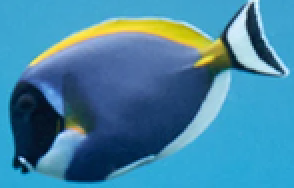
#> input picture features-matching/imgs/fish-pattern.png, 147 x 94 px, shrunk from 294 x 189 before the run (shown 2 times larger)
$ python demo.py
#> lines starting #> are read from the running program, lines starting #| are printed output that depends on the picture; after the words box and inside, x2 and y2 are one past the last pixel; in counts of white or black regions, pixels touching at a corner belong together

import cv2 as cv

IMG = "imgs/fish-pattern.png"
IMG2 = "imgs/flock-of-fish.webp"

def detect_features(img, use_feature="sift"):
    img_gray = cv.cvtColor(img, cv.COLOR_BGR2GRAY)

    feature_detector = None
    if (use_feature == "sift"):
        feature_detector = cv.SIFT.create()
    if (use_feature == "fast"):
        feature_detector = cv.FastFeatureDetector.create()
    if (use_feature == "orb"):
        feature_detector = cv.ORB.create()

    kp = feature_detector.detect(img_gray)
    cv.drawKeypoints(img, kp, img)
    return img

def match_features(img1, img2, use_match_feature="sift"):
    feature_detector = None
    matcher = None

    img1_gray = cv.cvtColor(img1, cv.COLOR_BGR2GRAY)
    img2_gray = cv.cvtColor(img2, cv.COLOR_BGR2GRAY)

    if (use_match_feature == "sift"):
        feature_detector = cv.SIFT.create()
        matcher = cv.BFMatcher()
    if (use_match_feature == "orb"):
        feature_detector = cv.ORB.create()
        matcher = cv.BFMatcher(cv.NORM_HAMMING, crossCheck=True)

    kp1, descriptor1 = feature_detector.detectAndCompute(img1_gray, None)
    kp2, descriptor2 = feature_detector.detectAndCompute(img2_gray, None)

    match_res = None
    if (use_match_feature == "sift"):
        matches = matcher.knnMatch(descriptor1, descriptor2, k=2)
        good_matches = []
        for m, n in matches:
            if m.distance < 0.7 * n.distance:
                good_matches.append([m])
        match_res = cv.drawMatchesKnn(img1, kp1, img2, kp2, good_matches, None, flags=cv.DrawMatchesFlags_NOT_DRAW_SINGLE_POINTS)

    if (use_match_feature == "orb"):
        matches = matcher.match(descriptor1, descriptor2)
        matches = sorted(matches, key = lambda x:x.distance)
        match_res = cv.drawMatches(img1, kp1, img2, kp2, matches, None,flags=cv.DrawMatchesFlags_NOT_DRAW_SINGLE_POINTS)
    return match_res

if __name__ == "__main__":
    img = cv.imread(IMG)
#> img is the input picture: shape (94, 147, 3); mean B, G, R 164.3, 133.4, 67.6
    img2 = cv.imread(IMG2)
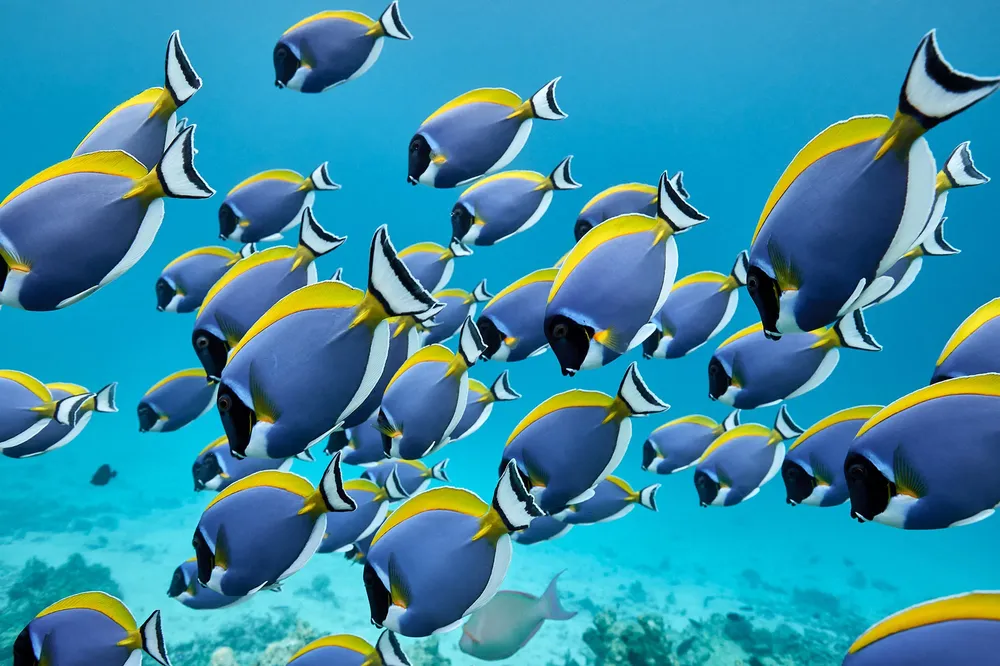
#> input picture features-matching/imgs/flock-of-fish.webp, 1000 x 666 px, shrunk from 2000 x 1333 before the run
#> img2 is the input picture: shape (666, 1000, 3); mean B, G, R 166.7, 141.6, 55

    # detect the features
    feature_list = ["sift", "fast", "orb"]
    use_feature = "sift"

    res = detect_features(img, use_feature)
#> in detect_features, `img_gray = cv.cvtColor(img, cv.COLOR_BGR2GRAY)`:
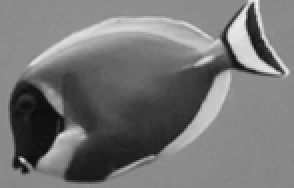
#> img_gray: shape (94, 147) (shown 2 times larger); min 11, max 242, mean 117.2
#> in detect_features, `kp = feature_detector.detect(img_gray)`: kp = 40 keypoints; strongest (x, y, size): (119, 17, 6.7), (121, 8, 3), (138, 33, 2.2), (135, 35, 2.4)
#> in detect_features, `cv.drawKeypoints(img, kp, img)`:
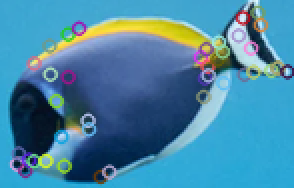
#> img: shape (94, 147, 3) (shown 2 times larger); 12.35% of pixels changed, all inside (x1, y1, x2, y2) = (4, 2, 147, 93)
    res2 = detect_features(img2, use_feature)
#> call 2 of detect_features, with use_feature = 'sift'
#> in detect_features (call 2), `img_gray = cv.cvtColor(img, cv.COLOR_BGR2GRAY)`:
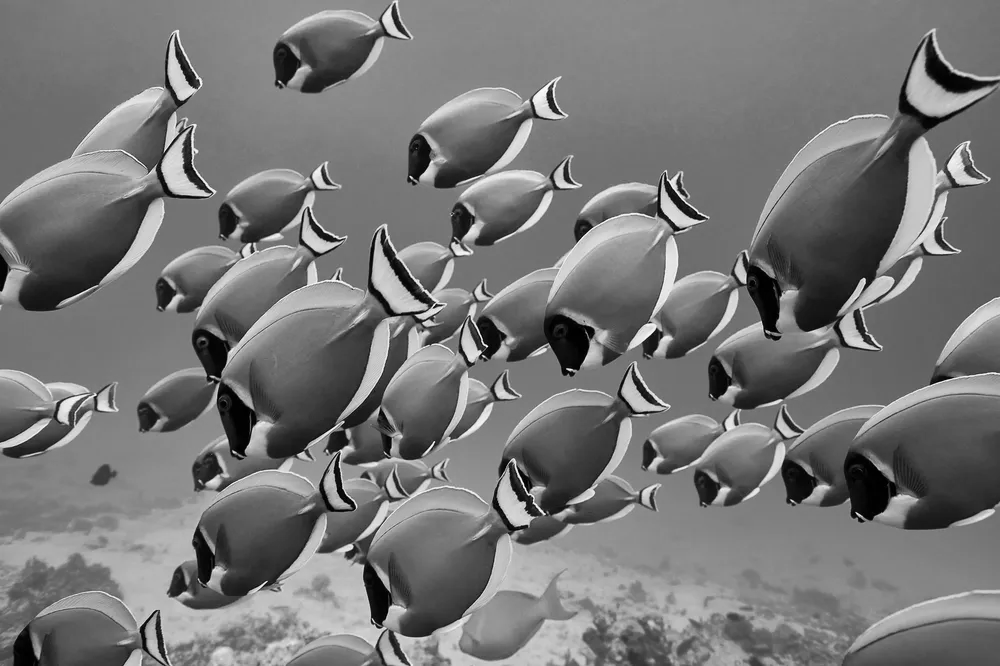
#> img_gray: shape (666, 1000); min 0, max 255, mean 118.5
#> in detect_features (call 2), `kp = feature_detector.detect(img_gray)`: kp = 2180 keypoints; strongest (x, y, size): (411, 177, 1.8), (234, 452, 1.9), (570, 369, 2.3), (338, 278, 2.2)
#> in detect_features (call 2), `cv.drawKeypoints(img, kp, img)`:
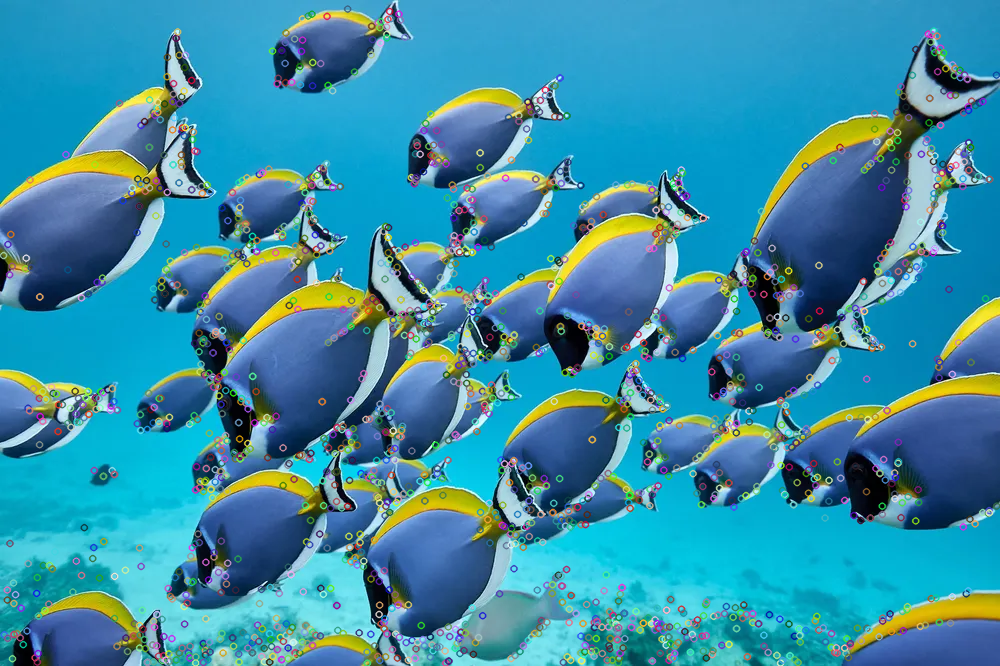
#> img: shape (666, 1000, 3); 12.42% of pixels changed, all inside (x1, y1, x2, y2) = (0, 5, 1000, 666)

    cv.imshow("res", res)
    cv.imshow("res2", res2)
    cv.waitKey(0)

    # match the features
    img = cv.imread(IMG)
    img2 = cv.imread(IMG2)

    match_feature_list = ["sift", "orb"]
    use_match_feature = "sift"
    match_res = match_features(img, img2, use_match_feature)
#> in match_features, `kp1, descriptor1 = feature_detector.detectAndCompute(img1_gray, None)`: kp1 = 40 keypoints; strongest (x, y, size): (119, 17, 6.7), (121, 8, 3), (138, 33, 2.2), (135, 35, 2.4)
#> in match_features, `kp2, descriptor2 = feature_detector.detectAndCompute(img2_gray, None)`: kp2 has the same summary as kp in detect_features
#> in match_features, `matches = matcher.knnMatch(descriptor1, descriptor2, k=2)`: matches = 40 matches
#> the loop in match_features, `for m, n in matches:` made 40 passes
#> after the loop in match_features, `for m, n in matches:`: good_matches = 20 matches
#> in match_features, `match_res = cv.drawMatchesKnn(img1, kp1, img2, kp2, good_matches, None..`:
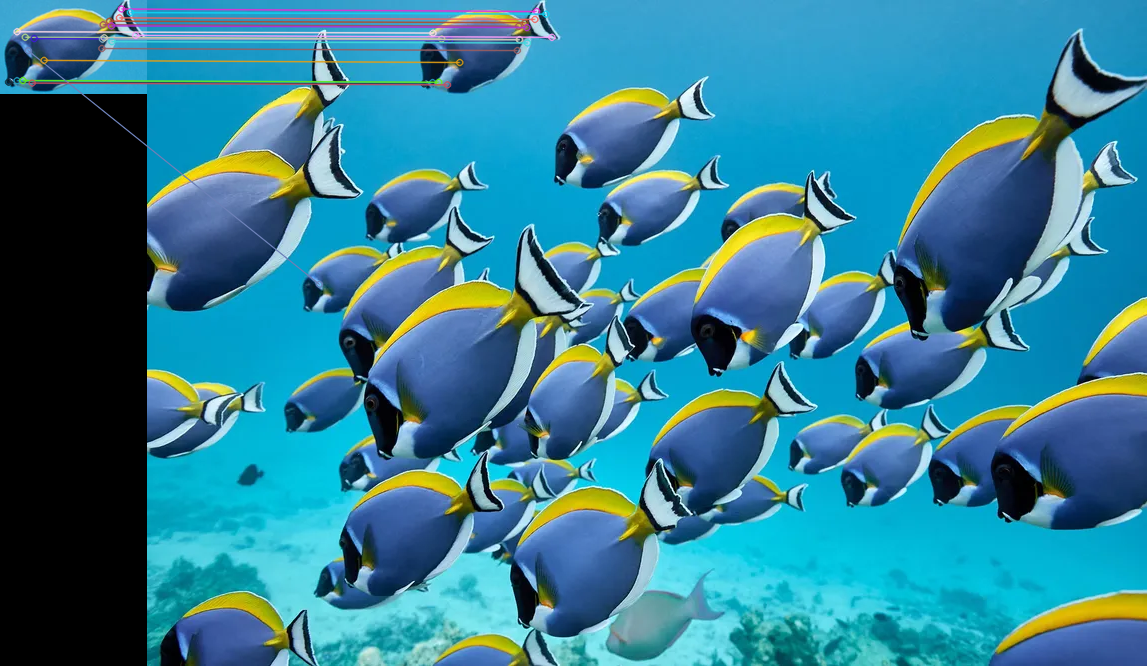
#> match_res: shape (666, 1147, 3); mean B, G, R 147.9, 125.7, 50.6
    cv.namedWindow("match_res", cv.WINDOW_NORMAL)
    cv.imshow("match_res", match_res)
    cv.waitKey(0)

    cv.destroyAllWindows()
